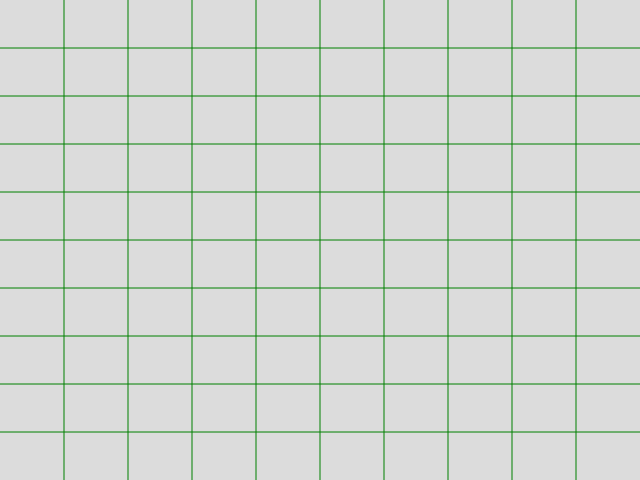
Frame 1 (no input)
Frame 60 (no input): identical to frame 1, image omitted
Frame 120 (the mouse pressed at the canvas centre since frame 60): identical to frame 1, image omitted

The p5.js sketch that drew this single still picture (run headless with seeded random() and noise() and a simulated clock; from frame 60 on, the mouse is pressed at the canvas centre):

// p5.js sketch
// ── sketch.js
// grid 
function setup() { 
   createCanvas(640, 480);
}

function draw() {
    background(220);
    
    /* draw a grid */
    stroke("green");
    
    var numColumns = 10;
    
    var columnWidth = width / numColumns;
    var rowHeight = height / numColumns;
    
    for (var i = 1; i < numColumns; i++) {
        line(columnWidth*i, 0, columnWidth*i, height);
        line(0,rowHeight*i,width,rowHeight*i);
    }
}
// ── windows.js
// windows
function setup() { 
   createCanvas(640, 480);
    noStroke();
}

function draw() {
    background(220);
    
    var windowWidth = width/6; // window width
    var windowHeight = height/2; // window height
    
    for ( var x = windowWidth/4; x < width; x+=windowWidth) {
       for (var y = windowHeight/4; y < height; y+=windowHeight) {
           
           fill(167, 82, 54);
           rect(x, y, windowWidth/2, windowHeight/2);
           
           fill("black");
           stroke(167, 82, 54);
           
           rect(x, y, windowWidth/4, windowHeight/8);
           rect(x, y + windowHeight/8, windowWidth/4, windowHeight/8);
           rect(x + windowWidth/4, y + windowHeight/8, windowWidth/4, windowHeight/8);
           rect(x + windowWidth/4, y + windowHeight/8 * 2, windowWidth/4, windowHeight/8);
           
           
        }
    }
        
}
